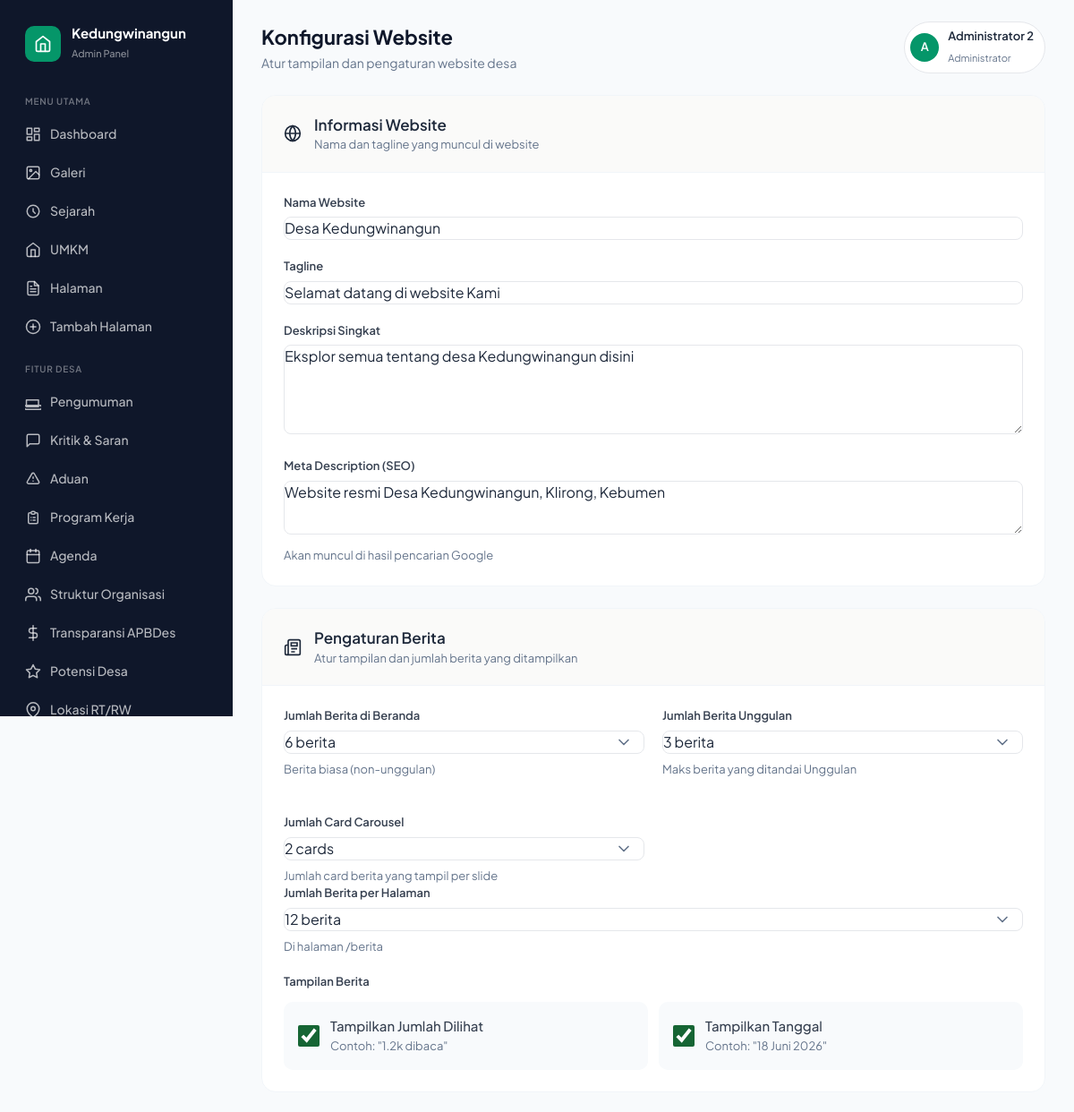
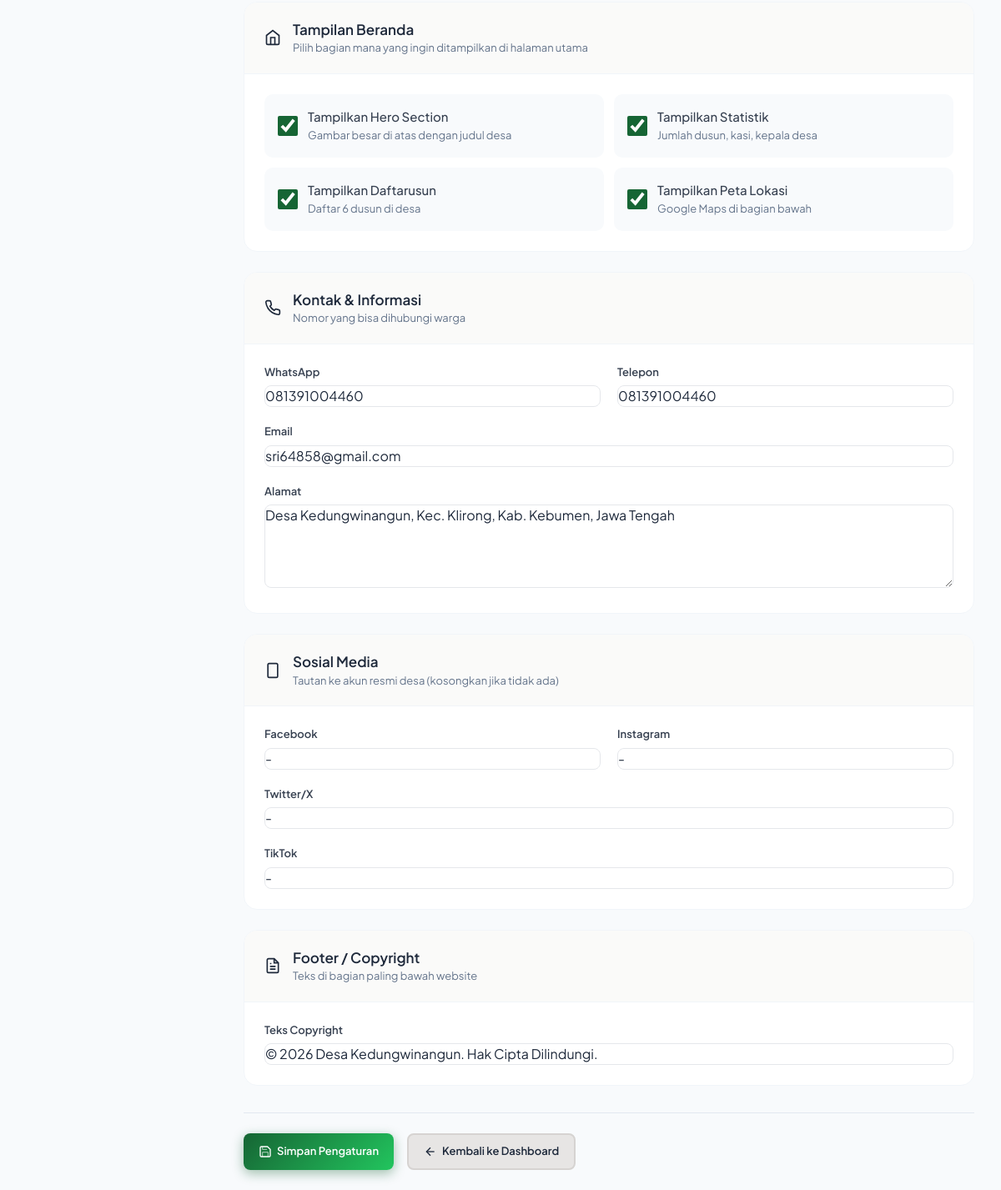
The page /admin/config (signed in) on the database its author committed (2 pictures, top to bottom).
### tables this page shows
CREATE TABLE config (
                key TEXT PRIMARY KEY,
                value TEXT
            );

### routes/admin.py (the view, shortened to what this page needs)
@admin_bp.route("/config", methods=['GET', 'POST'])
@admin_required
def config():
    try:
        config_data = get_all_config()
        return render_template("admin/config.html", config=config_data)
    except Exception as e:
        logger.error(f"Error in config page: {str(e)}")
        flash_error('Terjadi kesalahan saat menyimpan pengaturan')
        return redirect(url_for('admin.dashboard'))

### templates/admin/config.html (shortened to what this page needs)
{% extends 'admin/base.html' %}
{% block page_title %}Konfigurasi Website{% endblock %}
{% block page_subtitle %}Atur tampilan dan pengaturan website desa{% endblock %}
{% block header_actions %}
<div class="user-menu">
    <div class="user-avatar">{{ session.get('user_nama', 'A')[0]|upper }}</div>
    <div class="user-info">
        <h4>{{ session.get('user_nama', 'Admin') }}</h4>
        <span>Administrator</span>
    </div>
</div>
{% endblock %}
{% block content %}
<form method="POST">
    <div class="card-section animate-in">
        <div class="card-section-header">
            <span class="icon">
                <svg width="20" height="20" viewBox="0 0 24 24" fill="none" stroke="currentColor" stroke-width="2"><circle cx="12" cy="12" r="10"/><line x1="2" y1="12" x2="22" y2="12"/><path d="M12 2a15.3 15.3 0 014 10 15.3 15.3 0 01-4 10 15.3 15.3 0 01-4-10 15.3 15.3 0 014-10z"/></svg>
            </span>
            <div>
                <h2>Informasi Website</h2>
                <p>Nama dan tagline yang muncul di website</p>
            </div>
        </div>
        <div class="card-section-body">
            <div class="form-group">
                <label for="website_nama">Nama Website</label>
                <input type="text" id="website_nama" name="website_nama" value="{{ config.website_nama }}" placeholder="Contoh: Desa Kedungwinangun">
            </div>
            <div class="form-group">
                <label for="website_tagline">Tagline</label>
                <input type="text" id="website_tagline" name="website_tagline" value="{{ config.website_tagline }}" placeholder="Contoh: Selamat datang di website Kami">
            </div>
            <div class="form-group">
                <label for="website_deskripsi">Deskripsi Singkat</label>
                <textarea id="website_deskripsi" name="website_deskripsi" placeholder="Deskripsi singkat tentang website">{{ config.website_deskripsi }}</textarea>
            </div>
            <div class="form-group">
                <label for="website_meta_description">Meta Description (SEO)</label>
                <textarea id="website_meta_description" name="website_meta_description" placeholder="Deskripsi untuk SEO (max 160 karakter)" style="min-height: 60px;">{{ config.website_meta_description }}</textarea>
                <p class="hint" style="font-size: 13px; color: #64748b; margin-top: 8px;">Akan muncul di hasil pencarian Google</p>
            </div>
        </div>
    </div>
    <div class="card-section animate-in" style="animation-delay: 0.1s;">
        <div class="card-section-header">
            <span class="icon">
                <svg width="20" height="20" viewBox="0 0 24 24" fill="none" stroke="currentColor" stroke-width="2"><path d="M4 22h16a2 2 0 002-2V4a2 2 0 00-2-2H8a2 2 0 00-2 2v16a2 2 0 01-2 2zm0 0a2 2 0 01-2-2v-9c0-1.1.9-2 2-2h2"/><path d="M18 14h-8M15 18h-5M10 6h8v4h-8V6z"/></svg>
            </span>
            <div>
                <h2>Pengaturan Berita</h2>
                <p>Atur tampilan dan jumlah berita yang ditampilkan</p>
            </div>
        </div>
        <div class="card-section-body">
            <div class="form-row">
                <div class="form-group">
                    <label for="berita_tampil_di_beranda">Jumlah Berita di Beranda</label>
                    <select id="berita_tampil_di_beranda" name="berita_tampil_di_beranda">
                        <option value="6" {% if config.berita_tampil_di_beranda == '6' %}selected{% endif %}>6 berita</option>
                    </select>
                    <p class="hint" style="font-size: 13px; color: #64748b; margin-top: 8px;">Berita biasa (non-unggulan)</p>
                </div>
                <div class="form-group">
                    <label for="berita_unggulan_tampil">Jumlah Berita Unggulan</label>
                    <select id="berita_unggulan_tampil" name="berita_unggulan_tampil">
                        <option value="3" {% if config.berita_unggulan_tampil == '3' %}selected{% endif %}>3 berita</option>
                    </select>
                    <p class="hint" style="font-size: 13px; color: #64748b; margin-top: 8px;">Maks berita yang ditandai Unggulan</p>
                </div>
                <div class="form-group">
                    <label for="berita_carousel_stacks">Jumlah Card Carousel</label>
                    <select id="berita_carousel_stacks" name="berita_carousel_stacks">
                        <option value="2" {% if config.berita_carousel_stacks == '2' %}selected{% endif %}>2 cards</option>
                    </select>
                    <p class="hint" style="font-size: 13px; color: #64748b; margin-top: 8px;">Jumlah card berita yang tampil per slide</p>
                </div>
            </div>
            <div class="form-group">
                <label for="berita_tampil_di_halaman">Jumlah Berita per Halaman</label>
                <select id="berita_tampil_di_halaman" name="berita_tampil_di_halaman">
                    <option value="12" {% if config.berita_tampil_di_halaman == '12' %}selected{% endif %}>12 berita</option>
                </select>
                <p class="hint" style="font-size: 13px; color: #64748b; margin-top: 8px;">Di halaman /berita</p>
            </div>
            <div class="form-group">
                <label>Tampilan Berita</label>
                <div class="checkbox-grid" style="margin-top: 12px;">
                    <div class="checkbox-group">
                        <input type="checkbox" id="berita_tampilkan_views" name="berita_tampilkan_views" {% if config.berita_tampilkan_views == '1' %}checked{% endif %}>
                        <label for="berita_tampilkan_views">
                            Tampilkan Jumlah Dilihat
                            <p style="font-size: 13px; color: #64748b; font-weight: 400; margin-top: 2px;">Contoh: "1.2k dibaca"</p>
                        </label>
                    </div>
                    <div class="checkbox-group">
                        <input type="checkbox" id="berita_tampilkan_tanggal" name="berita_tampilkan_tanggal" {% if config.berita_tampilkan_tanggal == '1' %}checked{% endif %}>
                        <label for="berita_tampilkan_tanggal">
                            Tampilkan Tanggal
                            <p style="font-size: 13px; color: #64748b; font-weight: 400; margin-top: 2px;">Contoh: "18 Juni 2026"</p>
                        </label>
                    </div>
                </div>
            </div>
        </div>
    </div>
    <div class="card-section animate-in" style="animation-delay: 0.2s;">
        <div class="card-section-header">
            <span class="icon">
                <svg width="20" height="20" viewBox="0 0 24 24" fill="none" stroke="currentColor" stroke-width="2"><path d="M3 9l9-7 9 7v11a2 2 0 01-2 2H5a2 2 0 01-2-2z"/><polyline points="9 22 9 12 15 12 15 22"/></svg>
            </span>
            <div>
                <h2>Tampilan Beranda</h2>
                <p>Pilih bagian mana yang ingin ditampilkan di halaman utama</p>
            </div>
        </div>
        <div class="card-section-body">
            <div class="checkbox-grid">
                <div class="checkbox-group">
                    <input type="checkbox" id="tampilkan_hero" name="tampilkan_hero" {% if config.tampilkan_hero == '1' %}checked{% endif %}>
                    <label for="tampilkan_hero">
                        Tampilkan Hero Section
                        <p style="font-size: 13px; color: #64748b; font-weight: 400; margin-top: 2px;">Gambar besar di atas dengan judul desa</p>
                    </label>
                </div>
                <div class="checkbox-group">
                    <input type="checkbox" id="tampilkan_statistik" name="tampilkan_statistik" {% if config.tampilkan_statistik == '1' %}checked{% endif %}>
                    <label for="tampilkan_statistik">
                        Tampilkan Statistik
                        <p style="font-size: 13px; color: #64748b; font-weight: 400; margin-top: 2px;">Jumlah dusun, kasi, kepala desa</p>
                    </label>
                </div>
                <div class="checkbox-group">
                    <input type="checkbox" id="tampilkan_daftar_dusun" name="tampilkan_daftar_dusun" {% if config.tampilkan_daftar_dusun == '1' %}checked{% endif %}>
                    <label for="tampilkan_daftar_dusun">
                        Tampilkan Daftarusun
                        <p style="font-size: 13px; color: #64748b; font-weight: 400; margin-top: 2px;">Daftar 6 dusun di desa</p>
                    </label>
                </div>
                <div class="checkbox-group">
                    <input type="checkbox" id="tampilkan_maps" name="tampilkan_maps" {% if config.tampilkan_maps == '1' %}checked{% endif %}>
                    <label for="tampilkan_maps">
                        Tampilkan Peta Lokasi
                        <p style="font-size: 13px; color: #64748b; font-weight: 400; margin-top: 2px;">Google Maps di bagian bawah</p>
                    </label>
                </div>
            </div>
        </div>
    </div>
    <div class="card-section animate-in" style="animation-delay: 0.3s;">
        <div class="card-section-header">
            <span class="icon">
            </span>
            <div>
                <h2>Kontak &amp; Informasi</h2>
                <p>Nomor yang bisa dihubungi warga</p>
            </div>
        </div>
        <div class="card-section-body">
            <div class="form-row">
                <div class="form-group">
                    <label for="kontak_whatsapp">WhatsApp</label>
                    <input type="text" id="kontak_whatsapp" name="kontak_whatsapp" value="{{ config.kontak_whatsapp }}" placeholder="Contoh: 081234567890">
                </div>
                <div class="form-group">
                    <label for="kontak_telepon">Telepon</label>
                    <input type="text" id="kontak_telepon" name="kontak_telepon" value="{{ config.kontak_telepon }}" placeholder="Contoh: (0287) 123456">
                </div>
            </div>
            <div class="form-group">
                <label for="kontak_email">Email</label>
                <input type="text" id="kontak_email" name="kontak_email" value="{{ config.kontak_email }}" placeholder="Contoh: desakdwg@gmail.com">
            </div>
            <div class="form-group">
                <label for="alamat_desa">Alamat</label>
                <textarea id="alamat_desa" name="alamat_desa" placeholder="Alamat lengkap kantor desa">{{ config.alamat_desa }}</textarea>
            </div>
        </div>
    </div>
    <div class="card-section animate-in" style="animation-delay: 0.4s;">
        <div class="card-section-header">
            <span class="icon">
                <svg width="20" height="20" viewBox="0 0 24 24" fill="none" stroke="currentColor" stroke-width="2"><rect x="5" y="2" width="14" height="20" rx="2" ry="2"/><line x1="12" y1="18" x2="12.01" y2="18"/></svg>
            </span>
            <div>
                <h2>Sosial Media</h2>
                <p>Tautan ke akun resmi desa (kosongkan jika tidak ada)</p>
            </div>
        </div>
        <div class="card-section-body">
            <div class="form-row">
                <div class="form-group">
                    <label for="sosial_facebook">Facebook</label>
                    <input type="text" id="sosial_facebook" name="sosial_facebook" value="{{ config.sosial_facebook }}" placeholder="Nama halaman atau link Facebook">
                </div>
                <div class="form-group">
                    <label for="sosial_instagram">Instagram</label>
                    <input type="text" id="sosial_instagram" name="sosial_instagram" value="{{ config.sosial_instagram }}" placeholder="Username Instagram (tanpa @)">
                </div>
            </div>
            <div class="form-group">
                <label for="sosial_twitter">Twitter/X</label>
                <input type="text" id="sosial_twitter" name="sosial_twitter" value="{{ config.sosial_twitter }}" placeholder="Username Twitter (tanpa @)">
            </div>
            <div class="form-group">
                <label for="sosial_tiktok">TikTok</label>
                <input type="text" id="sosial_tiktok" name="sosial_tiktok" value="{{ config.sosial_tiktok }}" placeholder="Username TikTok (tanpa @)">
            </div>
        </div>
    </div>
    <div class="card-section animate-in" style="animation-delay: 0.5s;">
        <div class="card-section-header">
            <span class="icon">
                <svg width="20" height="20" viewBox="0 0 24 24" fill="none" stroke="currentColor" stroke-width="2"><path d="M14 2H6a2 2 0 00-2 2v16a2 2 0 002 2h12a2 2 0 002-2V8z"/><polyline points="14 2 14 8 20 8"/><line x1="16" y1="13" x2="8" y2="13"/><line x1="16" y1="17" x2="8" y2="17"/><polyline points="10 9 9 9 8 9"/></svg>
            </span>
            <div>
                <h2>Footer / Copyright</h2>
                <p>Teks di bagian paling bawah website</p>
            </div>
        </div>
        <div class="card-section-body">
            <div class="form-group">
                <label for="footer_copyright">Teks Copyright</label>
                <input type="text" id="footer_copyright" name="footer_copyright" value="{{ config.footer_copyright }}" placeholder="Contoh: © 2026 Desa Kedungwinangun">
            </div>
        </div>
    </div>
    <div class="btn-group">
        <button type="submit" class="btn btn-primary" style="background: linear-gradient(135deg, #166534, #22c55e); color: white; box-shadow: 0 4px 14px rgba(22, 101, 52, 0.4);">
            <svg width="20" height="20" fill="none" stroke="currentColor" viewBox="0 0 24 24">
                <path stroke-linecap="round" stroke-linejoin="round" stroke-width="2" d="M19 21H5a2 2 0 01-2-2V5a2 2 0 012-2h11l5 5v11a2 2 0 01-2 2z"/><polyline points="17 21 17 13 7 13 7 21"/><polyline points="7 3 7 8 15 8"/>
            </svg>
            Simpan Pengaturan
        </button>
        <a href="{{ url_for('admin.dashboard') }}" class="btn btn-outline" style="background: #e7e5e4; color: #1e293b; border: 2px solid #d6d3d1;">
            <svg width="16" height="16" viewBox="0 0 24 24" fill="none" stroke="currentColor" stroke-width="2"><line x1="19" y1="12" x2="5" y2="12"/><polyline points="12 19 5 12 12 5"/></svg>
            Kembali ke Dashboard
        </a>
    </div>
</form>
{% endblock %}

### rows shown on the page
config: website_nama "Desa Kedungwinangun"
config: website_tagline "Selamat datang di website Kami"
config: website_deskripsi "Eksplor semua tentang desa Kedungwinangun disini"
config: website_meta_description "Website resmi Desa Kedungwinangun, Klirong, Kebumen"
config: berita_tampil_di_halaman "12 berita"
config: kontak_whatsapp "081391004460"
config: kontak_telepon "081391004460"
config: kontak_email "sri64858@gmail.com"
config: alamat_desa "Desa Kedungwinangun, Kec. Klirong, Kab. Kebumen, Jawa Tengah"
config: footer_copyright "© 2026 Desa Kedungwinangun. Hak Cipta Dilindungi."

### other values the page prints
{{ session.get('user_nama', 'A')[0]|upper }} "A"
{{ session.get('user_nama', 'Admin') }} "Administrator 2"
